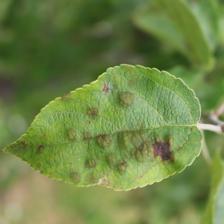
#> input picture backend/tests/samples/apple_scab_001_clean_L0.png, 224 x 224 px
$ python -i photo_check.py   (imports and definitions only)   (older library calls are emulated)
#> lines starting #> are read from the running program, lines starting #| are printed output that depends on the picture
"""SafeCrop photo check: what is wrong with a leaf photo (blur, grain, dark, blocky) and how bad (L0-L3).

Made by notebooks/SafeCrop_app_model_export.ipynb (Day 2). The 16 measurements are copied unchanged from the
research notebook SafeCrop_photo_check.ipynb (NabilRafi/SafeCrop, notebooks/previous/), so the two random forests
in photo_check.joblib see exactly the kind of numbers they learned from.

Needs numpy, opencv-python-headless, pillow and joblib, plus the SAME scikit-learn version that trained the
forests (see export_info.json).

    from photo_check import prepare_photo, load_checker, check_photo, needs_resample, fix_resample
    checker = load_checker("photo_check.joblib")
    a = prepare_photo("leaf.jpg")          # central square, 224 x 224, RGB uint8 (CLIP uses the same picture)
    result = check_photo(a, checker)       # {"problem", "problem_words", "problem_sure", "level", "level_sure", "signs"}
"""
import os

import cv2
import numpy as np
from PIL import Image, ImageOps

SIZE = 224
FEATURES = ["brightness", "dark_share", "bright_share", "contrast", "dynamic_range", "saturation", "colourfulness",
            "grain", "grain_relative", "colour_grain", "sharpness", "fine_detail", "edges",
            "blur_direction", "blockiness", "leaf_cover"]
PROBLEM_WORDS = {"clean": "clean", "gaussian_noise": "grain", "low_light": "low light",
                 "jpeg_compression": "compression", "motion_blur": "hand-shake blur", "defocus_blur": "out of focus"}
SIGNS = [   # measurement, which side is bad, what it means (outside the range of 98% of our clean photos)
    ("brightness", "low", "too dark"), ("brightness", "high", "too bright"),
    ("dark_share", "high", "large very dark areas"), ("grain", "high", "grainy (sensor noise)"),
    ("colour_grain", "high", "coloured speckles"), ("sharpness", "low", "blurry"),
    ("fine_detail", "low", "little fine detail"), ("blur_direction", "high", "smeared in one direction (hand shake)"),
    ("blockiness", "high", "blocky (JPEG compression)"), ("saturation", "low", "faded colours"),
    ("dynamic_range", "low", "low contrast (washed out)"), ("leaf_cover", "low", "the leaf fills little of the photo"),
]


# [14 lines left out: function prepare_photo, not called in this run]


# ---------------------------------------------------------------- copied unchanged from the research notebook
def to_array(img):
    """PIL image or array -> uint8 RGB array."""
    if isinstance(img, Image.Image):
        img = np.asarray(img.convert("RGB"))
    a = np.asarray(img)
    if a.ndim == 2:
        a = np.stack([a] * 3, axis=2)
    return np.ascontiguousarray(a[..., :3]).astype(np.uint8)


def luminance(a):
    """brightness of every pixel, 0 (black) to 1 (white)"""
    return (a.astype(np.float32) @ np.array([0.299, 0.587, 0.114], np.float32)) / 255.0
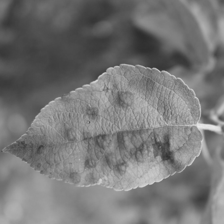
#> returned value: shape (224, 224) float32; min 0.178, max 0.921, mean 0.464


def noise_sigma(g):
    """Immerkaer's fast estimate of random noise (same as the loop notebook's), 0 to 1 scale"""
    k = np.array([[1, -2, 1], [-2, 4, -2], [1, -2, 1]], np.float32)
    conv = cv2.filter2D(g.astype(np.float32), -1, k, borderType=cv2.BORDER_REFLECT)[1:-1, 1:-1]
    H, W = g.shape
    return float(np.sqrt(np.pi / 2) * np.abs(conv).sum() / (6 * (W - 2) * (H - 2)))


# [5 lines left out: function fix_resample, not called in this run]


def measure(img):
    """16 numbers that describe what is wrong (or right) with a photo"""
    a = to_array(img)
    if max(a.shape[:2]) != 224:
        a = cv2.resize(a, (224, 224), interpolation=cv2.INTER_AREA)
    f = a.astype(np.float32) / 255.0
    g = luminance(a)
    out = {}
    out["brightness"] = float(g.mean())
    out["dark_share"] = float((g < 0.12).mean())
    out["bright_share"] = float((g > 0.95).mean())
    out["contrast"] = float(g.std())
    p2, p98 = np.percentile(g, [2, 98])
#> p2 = 0.239; p98 = 0.703
    out["dynamic_range"] = float(p98 - p2)
    mx, mn = f.max(2), f.min(2)
    out["saturation"] = float(np.where(mx > 0, (mx - mn) / np.maximum(mx, 1e-6), 0).mean())
    rg, yb = f[..., 0] - f[..., 1], 0.5 * (f[..., 0] + f[..., 1]) - f[..., 2]
    out["colourfulness"] = float(np.hypot(rg.std(), yb.std()) + 0.3 * np.hypot(rg.mean(), yb.mean()))
    s = noise_sigma(g)
#> s = 0.00628
    out["grain"] = s
    out["grain_relative"] = float(s / max(g.mean(), 0.02))
    ycc = cv2.cvtColor(a, cv2.COLOR_RGB2YCrCb).astype(np.float32) / 255.0
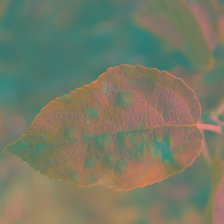
#> ycc: shape (224, 224, 3) float32; mean R, G, B 0.464, 0.479, 0.396
    out["colour_grain"] = float((noise_sigma(ycc[..., 1]) + noise_sigma(ycc[..., 2])) / 2)
#> in noise_sigma (call 2), `conv = cv2.filter2D(g.astype(np.float32), -1, k, borderType=cv2.BORDER..`:
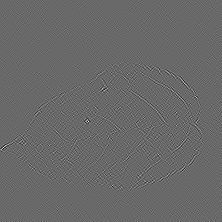
#> conv: shape (222, 222) float32; min -0.122, max 0.173, mean 7.98e-08; drawn with min black and max white
    lap = cv2.Laplacian(g, cv2.CV_32F)
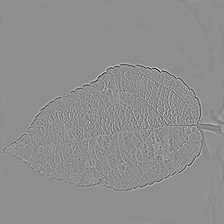
#> lap: shape (224, 224) float32; min -0.936, max 0.732, mean -3.77e-05; drawn with min black and max white
    out["sharpness"] = float(np.log(lap.var() + 1e-8))
    P = np.abs(np.fft.fftshift(np.fft.fft2(g - g.mean()))) ** 2
    H, W = g.shape
#> H = 224; W = 224
    yy, xx = np.mgrid[-H // 2:H - H // 2, -W // 2:W - W // 2]
    r = np.hypot(yy / (H / 2), xx / (W / 2))
    band = (r > 0.02) & (r <= 1)
    out["fine_detail"] = float(P[(r > 0.35) & (r <= 1)].sum() / (P[band].sum() + 1e-12))
    u8 = (g * 255).astype(np.uint8)
    med = float(np.median(u8))
#> med = 121
    out["edges"] = float((cv2.Canny(u8, int(max(0, 0.66 * med)), int(min(255, 1.33 * med + 1))) > 0).mean())
    # motion blur smears in one direction: compare spectral energy across 12 directions (middle frequencies)
    ang = np.mod(np.arctan2(yy, xx), np.pi)
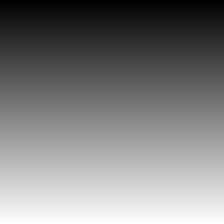
#> yy: shape (224, 224) int64; min -112, max 111, mean -0.5; drawn with min black and max white
    mid = (r > 0.08) & (r < 0.5)
    e = np.array([P[mid & (ang >= k * np.pi / 12) & (ang < (k + 1) * np.pi / 12)].mean() for k in range(12)])
#> e = [760.6, 412.2, 493, 513.8, 680.5, 506.1, 1328.1, 535.9, 404.8, 471.4, 440.8, 805.2]
    out["blur_direction"] = float(np.log((e.max() + 1e-12) / (e.min() + 1e-12)))
    dh = np.abs(np.diff(g, axis=1))
    dv = np.abs(np.diff(g, axis=0))
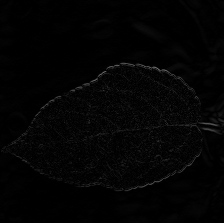
#> dv: shape (223, 224) float32; min 0, max 0.424, mean 0.0156
    bh = dh[:, 7::8].mean() / (np.delete(dh, np.s_[7::8], axis=1).mean() + 1e-6)
#> bh = 1
    bv = dv[7::8, :].mean() / (np.delete(dv, np.s_[7::8], axis=0).mean() + 1e-6)
#> bv = 0.988
    out["blockiness"] = float((bh + bv) / 2)
    exg = 2 * f[..., 1] - f[..., 0] - f[..., 2]
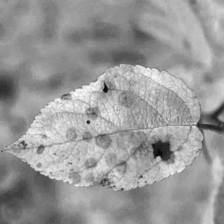
#> exg: shape (224, 224) float32; min -0.18, max 0.659, mean 0.325; drawn with min black and max white
    out["leaf_cover"] = float((exg > 0.05).mean())
    return out


# ---------------------------------------------------------------- the check, for the app
# [35 lines left out: functions load_checker, signs_of, check_photo, needs_resample, not called in this run]

>>> import cv2
>>> picture = cv2.cvtColor(cv2.imread('../tests/samples/apple_scab_001_clean_L0.png'), cv2.COLOR_BGR2RGB)
>>> result = measure(picture)
#> result = 16 items

$ run again, on backend/tests/samples/black_gram_yellow_mosaic_002_clean_L0.png
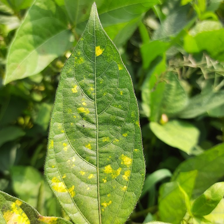
#> input picture backend/tests/samples/black_gram_yellow_mosaic_002_clean_L0.png, 224 x 224 px
#> p2 = 0.0833; p98 = 0.833
#> s = 0.0105
#> med = 123
#> e = [3700.2, 2232.8, 1607.9, 2197.6, 2359.8, 2655.7, 3195.8, 2450.4, 2356.9, 3233.7, 1821, 3158]
#> in measure, `dv = np.abs(np.diff(g, axis=0))`:
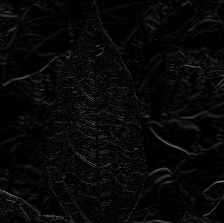
#> dv: shape (223, 224) float32; min 0, max 0.513, mean 0.0337
#> bh = 1.04
#> bv = 1.01
#> in measure, `exg = 2 * f[..., 1] - f[..., 0] - f[..., 2]`:
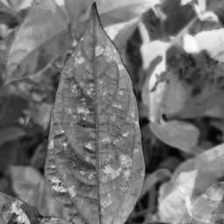
#> exg: shape (224, 224) float32; min -0.00392, max 1.04, mean 0.468; drawn with min black and max white
#> result = 16 items
